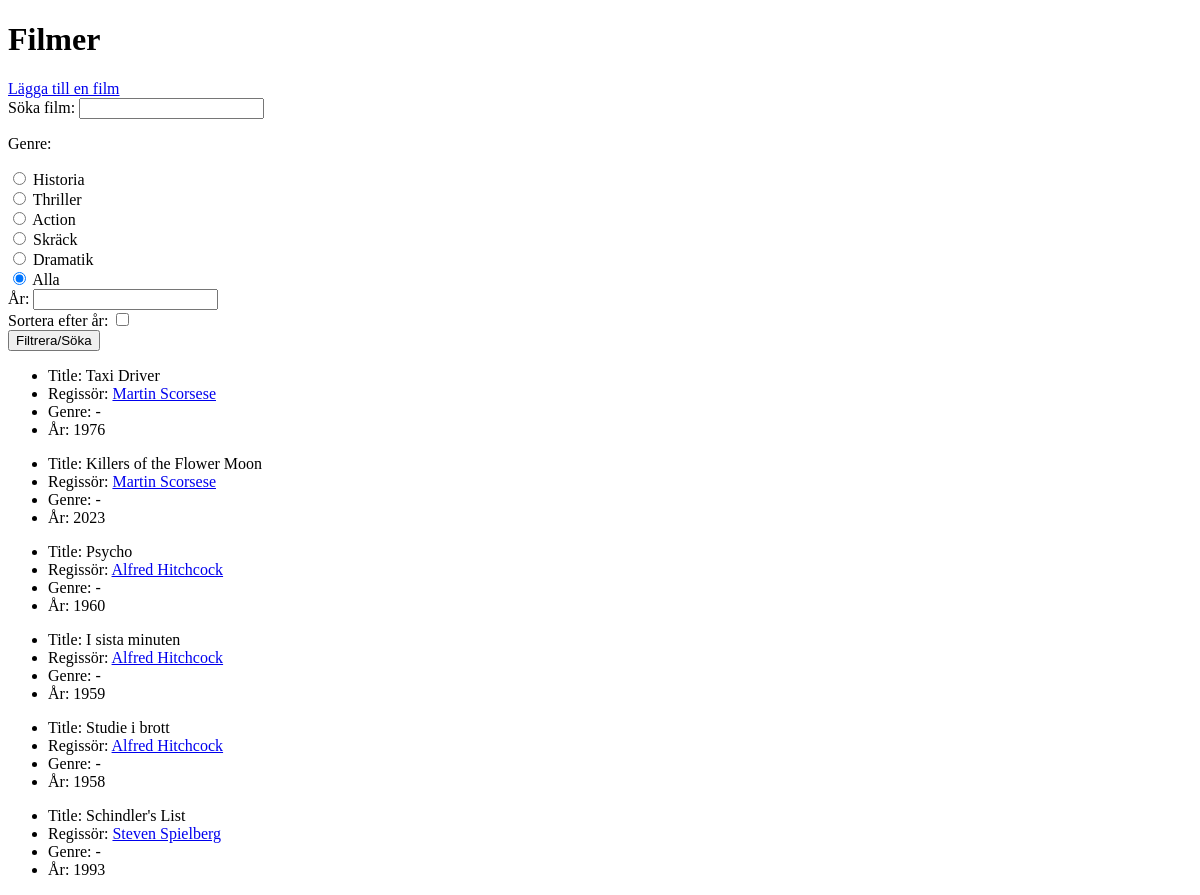
/filmer/, run on an earlier commit of the app's database.
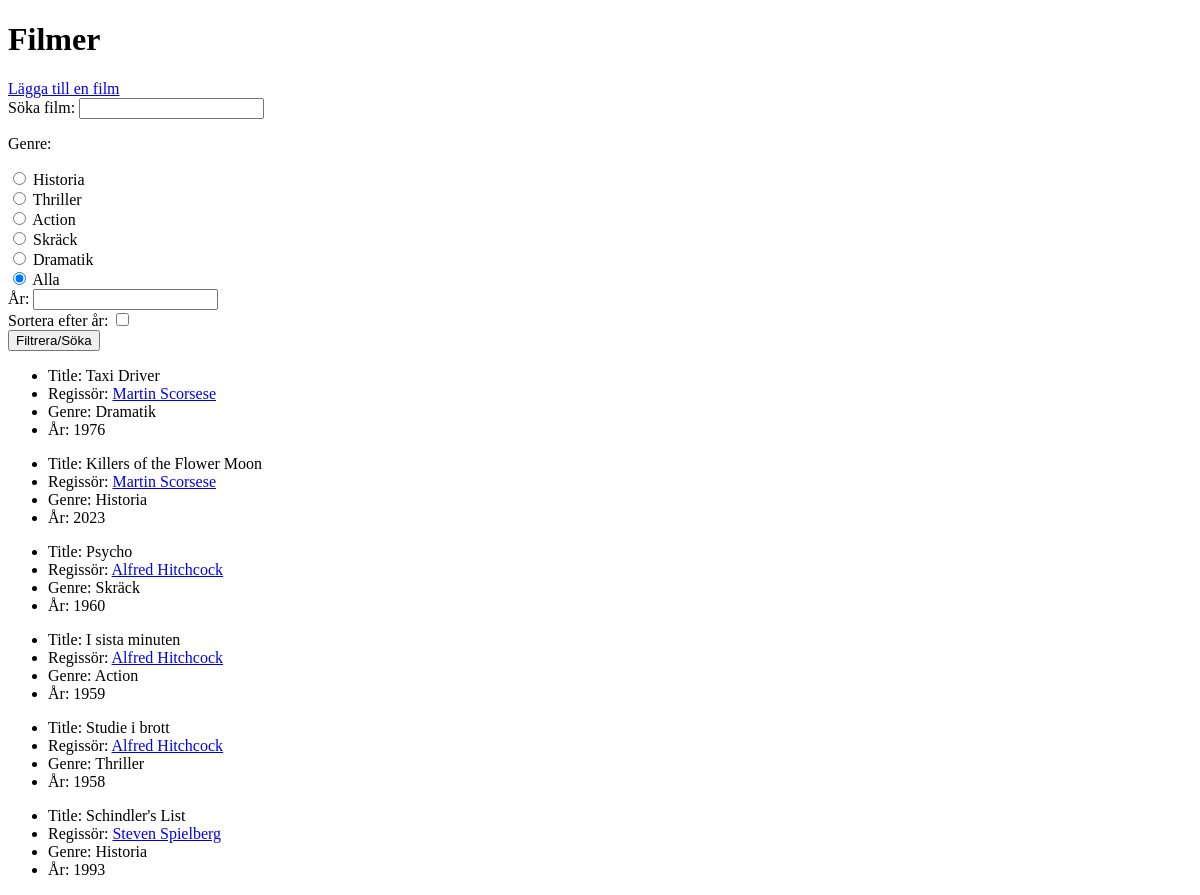
And on a later commit of the database.
### filmer/models.py (models this page shows, shortened)
class Movie(models.Model):
    title = models.CharField(max_length=250)
    director = models.ForeignKey(Director, on_delete=models.CASCADE)
    year = models.IntegerField()
    length = models.IntegerField()
    genre = models.CharField(max_length=50)

class Director(models.Model):
    name = models.CharField(max_length=25)
    age  = models.IntegerField()
    description = models.TextField()
    def __str__(self):
        return self.name

### filmer/views.py (the view)
# urls.py: path('', views.filmerHome, name="filmerHome"),
def filmerHome(request):
    if request.method == "POST":
        genre = request.POST.get("genre")
        year = request.POST.get("year")
        sortByYear = request.POST.get("sortera")
        filmName = request.POST.get("film")
        if filmName:
            film_infos = Movie.objects.filter(title__icontains=filmName)
        else:
            film_infos = Movie.objects.all()
        if year:
            film_infos = film_infos.filter(year=year)
        if genre != "Alla":
            film_infos = film_infos.filter(genre=genre)
        if sortByYear:
            film_infos = film_infos.order_by("year")
    else:
        film_infos = Movie.objects.all()
    return render(request, 'filmer.html', {'film_infos':film_infos})

### filmer/templates/filmer.html (shortened to what this page needs)
<!DOCTYPE html>
<html lang="en">
<head>
</head>
<body>
    <h1>Filmer</h1>
    <a href="{% url 'addFilm' %}">Lägga till en film</a>
    <form action="{% url 'filmerHome' %}" method="post">
        <label for="">
            Söka film:
            <input type="text" name="film" id="film">
       </label>
        <p>Genre:</p>
        <label for="">
            <input type="radio" name="genre" id="genre_0" value="Historia" checked="true">
            Historia
        </label>
        <br>
        <label for="">
            <input type="radio" name="genre" id="genre_1" value="Thriller" checked="true">
            Thriller
        </label>
        <br>
        <label for="">
            <input type="radio" name="genre" id="genre_2" value="Action" checked="true">
            Action
        </label>
        <br>
       <label for="">
            <input type="radio" name="genre" id="genre_3" value="Skräck" checked="true">
            Skräck
       </label>
        <br>
       <label for="">
            <input type="radio" name="genre" id="genre_4" value="Dramatik" checked="true">
            Dramatik
       </label>
       <br>
       <label for="">
            <input type="radio" name="genre" id="genre_3" value="Alla" checked="true">
            Alla
       </label>
       <br>
       <label for="">
            År:
            <input type="number" name="year">
        </label>
       <br>
       <label for="">
            Sortera efter år:
            <input type="checkbox" name="sortera" id="sortera">
       </label>
       <br>
       <input type="submit" value="Filtrera/Söka">
       <br>
    </form>
    {% for film_info in film_infos %}
    <ul>
        <li>Title: {{ film_info.title }}</li>
        <li>Regissör: <a href="{% url 'directorFilmer' film_info.director.id %}">{{ film_info.director }}</a></li>
        <li>Genre: {{ film_info.genre }}</li>
        <li>År: {{ film_info.year }}</li>
    </ul>
    {% endfor %}
</body>
</html>

What changed in the data, as far as the page shows it:
changed Movie "Taxi Driver": genre "-" → "Dramatik"
changed Movie "Killers of the Flower Moon": genre "-" → "Historia"
changed Movie "Psycho": genre "-" → "Skräck"
changed Movie "I sista minuten": genre "-" → "Action"
changed Movie "Studie i brott": genre "-" → "Thriller"
changed Movie "Schindler's List": genre "-" → "Historia"
